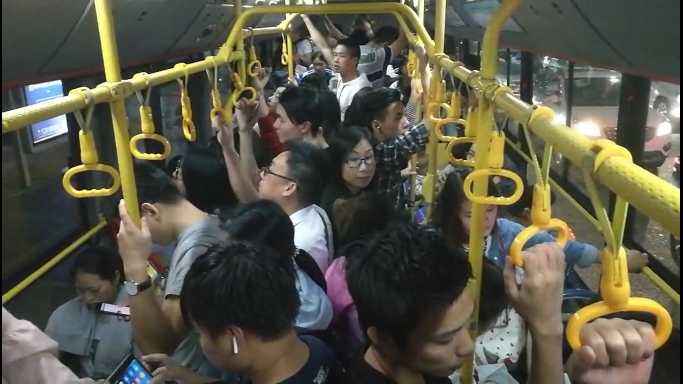
//> input picture Entropy/InfoEntropy/InfoEntropy/Crowded.jpg, 1366 x 768 px, given in place of bright1.avi , which was not available (shown at 1/2 size)
$ ./getROIdetectBusMid_v1.0   (built with g++ and OpenCV 4)
//> lines starting //> are read from the running program, lines starting //| are printed output that depends on the picture; after the words box and inside, x2 and y2 are one past the last pixel; in counts of white or black regions, pixels touching at a corner belong together; pictures that were not available may be replaced by others from this repository, and a replacement may not be noted


// getROI.cpp :  video.avi to images, and pick up ROI.
//
#include "stdafx.h"
#include <iostream>
#include<vector>
#include<algorithm>

#define TESTVIDEO_PATH "E:\\bus_test\\"
#define TESTVIDEO_FILENAME "bright1.avi "
#define XLENGTH 420
#define YLENGTH 0
#define WIDTH 350
#define HEIGHT height
#define CONTOUR_THRESHOLD_MIN 100
#define CONTOUR_THRESHOLD_MAX 300
using namespace cv;
using namespace std;


///////////////////////////////////////////////////////////////////////////////////////////////////////
// 方法3函数<1>：图像预处理
Mat imagePreprocessing(Mat frame)
{
	cvtColor(frame, frame, COLOR_BGR2GRAY);	//灰度图转换
	//equalizeHist(frame, frame);		//直方图均衡化
	//blur(frame, frame, Size(3, 3));	//高斯滤波

	return frame;
}

//轮廓按照面积大小升序排序
bool ascendSort(vector<Point> a, vector<Point> b) {
	return a.size() < b.size();

}

//轮廓按照面积大小降序排序
bool descendSort(vector<Point> a, vector<Point> b) {
	return a.size() > b.size();
}
/////////////////////////////////////////////////////////////////////////////////////////////////////////////////////////////////////////
//图像连通域
void bwboundaries(Mat detectArea, Mat originalFrame)
{
	Mat matSrc;												//用来临时存放图片
	matSrc = detectArea.clone();
	cv::imshow("matSrc0", matSrc);
	Mat matSrc_min = matSrc.clone();
	//CvMemStorage* storage = cvCreateMemStorage(0);			//查找连通体的储存空间
	//CvSeq *contour = 0;										//连通体信息的结构体
	vector<vector<Point> > contours_min;//滤除面积小的连通域
	vector<vector<Point> > contours_max;//滤除面积大的连通域
	vector<vector<Point> > contours;//设定阈值滤除后的连通域
	vector< vector< Point> > contours2; //用于保存面积不足100的轮廓
	vector< vector< Point> > contours3; //用于保存面积大于1000的轮廓
	//vector<Point> tempV;				//暂存的轮廓
	vector<Vec4i> hierarchy;//Vec4i是指每一个vector元素中有四个int型数据。

	//设定阈值去除小面积的连通域
	//轮廓按照面积大小进行升序排序//对一帧图像的每个连通域进行筛选
	findContours(matSrc, contours_min, hierarchy,
		CV_RETR_EXTERNAL, CHAIN_APPROX_SIMPLE, Point(0, 0));
	sort(contours_min.begin(), contours_min.end(), ascendSort);//升序排序
	vector<vector<Point> >::iterator itc1 = contours_min.begin();
	while (itc1 != contours_min.end())
	{
		//获得轮廓的矩形边界
		Rect rect1 = boundingRect(*itc1);
		int x = rect1.x;
		int y = rect1.y;
		int w = rect1.width;
		int h = rect1.height;
		if (itc1->size() < CONTOUR_THRESHOLD_MIN||w/h>3 || h / w>3)
		{
			//把轮廓面积不足100的区域，放到容器contours2中
			contours2.push_back(*itc1);
			//删除轮廓面积不足100的区域，即用黑色填充轮廓面积不足100的区域：
			cv::drawContours(matSrc_min, contours2, -1, Scalar(0, 0, 0), CV_FILLED);
		}

		//cv::waitKey(100);
		//tempV.clear();
		++itc1;
	}
	cv::imshow("matSrc_min", matSrc_min);

	//删除面积过大的连通域
	Mat matSrc_max = matSrc_min.clone();
	findContours(matSrc_min, contours_max, hierarchy,
		CV_RETR_EXTERNAL, CHAIN_APPROX_SIMPLE, Point(0, 0));
	sort(contours_max.begin(), contours_max.end(), descendSort);//升序排序
	vector<vector<Point> >::iterator itc2 = contours_max.begin();
	//int i = 0;
	while (itc2 != contours_max.end())
	{
		//获得轮廓的矩形边界
		Rect rect2 = boundingRect(*itc2);
		int x = rect2.x;
		int y = rect2.y;
		int w = rect2.width;
		int h = rect2.height;
		if (itc2->size() > CONTOUR_THRESHOLD_MAX || w / h>3 || h / w>3)
		{
			//把轮廓面积大于1000的区域，放到容器contours3中，
			contours3.push_back(*itc2);
			//删除轮廓面积大于1000的区域，即用黑色填充轮廓面积大于1000的区域：
			cv::drawContours(matSrc_max, contours3, -1, Scalar(0, 0, 0), CV_FILLED);
		}
		++itc2;
	}
	cv::imshow("matSrc_max", matSrc_max);

	//框出连通域
	int peopleCount = 0;
	Mat matSrc_area = matSrc_max.clone();
	findContours(matSrc_area, contours, hierarchy,
		CV_RETR_EXTERNAL, CHAIN_APPROX_SIMPLE, Point(0, 0));
	sort(contours.begin(), contours.end(), descendSort);//升序排序
	vector<vector<Point> >::iterator itc3 = contours.begin();
	while (itc3 != contours.end())
	{
		Rect rect3 = boundingRect(*itc3);
		Rect rect4;
		rect4.x = rect3.x + XLENGTH;
		rect4.y = rect3.y + YLENGTH;
		rect4.width = rect3.width;
		rect4.height = rect3.height;
		//绘制轮廓的矩形边界
		cv::rectangle(originalFrame, rect4, { 0, 0, 255 }, 1);
		//imshow("originalFrame", originalFrame);
		++itc3;
		++peopleCount;
	}
	// [23 lines of commented-out code are left out]
	string text = "People Count: " + to_string(peopleCount);
	putText(originalFrame, text, Point(50, 60), FONT_HERSHEY_SIMPLEX, 2, Scalar(0, 0, 255), 4, 8);//在图片上写文字
	imshow("真实视频框", originalFrame);

	waitKey(10);
	destroyAllWindows;
}


////////////////////////////////////////////////////////////////////////////////////////////////////////////////////////////////////////////////
void bwboundaries(Mat detectArea, Mat originalFrame);
void thresholdMethod(VideoCapture capture, int delay,Rect Get_Aear)
{
//> called with delay = 33, Get_Aear = Rect(420, 0, 350, 768)
	//2.1- 视频帧读入
	Mat frame, frame_AfterPre, frame_AfterPre_inverse, frame_AfterPreClone;
	Mat frameBin, frameBinClone;
	Mat detectAear, detectAear_Bin;

	while (capture.read(frame))
	{
//> frame is the input picture: 768 rows x 1366 cols, CV_8UC3; mean B, G, R 70.7, 86.1, 88.4
		if (frame.empty())
			break;
		//2.2- 预处理
		frame_AfterPre = imagePreprocessing(frame);
		frame_AfterPreClone = frame_AfterPre.clone();
		detectAear = frame_AfterPreClone(Get_Aear);//ROI
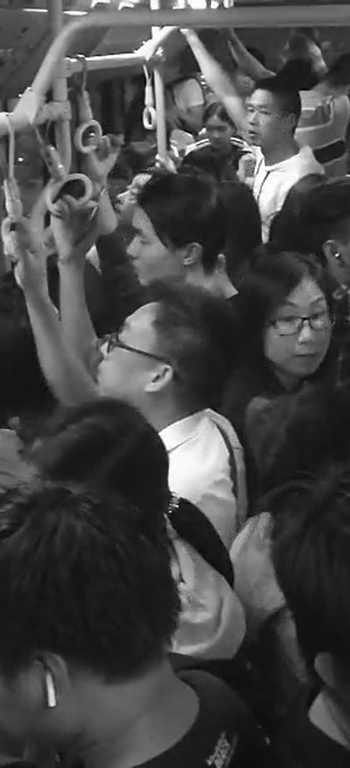
//> detectAear: 768 rows x 350 cols, CV_8UC1; min 1, max 255, mean 69.9

		//2.3- 二值化（留下黑色像素）
		//cv::subtract(cv::Scalar(255, 255, 255), frame_AfterPre, frame_AfterPre_inverse);
		threshold(frame_AfterPre, frameBin,40, 255, THRESH_BINARY_INV);
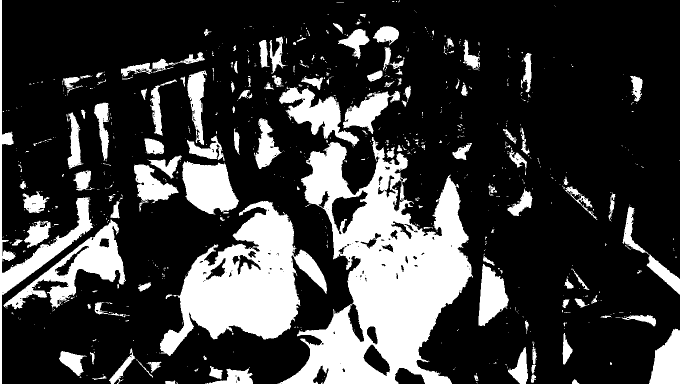
//> frameBin: 768 rows x 1366 cols, CV_8UC1 (shown at 1/2 size); 23.8% white; 823 white regions (669 under 20 px), largest, box (x1, y1, x2, y2) and area: (558, 274, 946, 768) 90116, (320, 402, 654, 712) 45456, (1245, 0, 1366, 768) 12473

		frameBinClone = frameBin.clone();
		detectAear_Bin = frameBinClone(Get_Aear);
//> detectAear_Bin: 768 rows x 350 cols, CV_8UC1; 40.7% white; 213 white regions (166 under 20 px), largest, box (x1, y1, x2, y2) and area: (138, 274, 350, 768) 45379, (0, 402, 234, 679) 36553, (138, 173, 299, 292) 7143

		// 以下仅对detectAear_Bin进行处理
		//膨胀
		Mat element = getStructuringElement(MORPH_RECT, Size(3, 3));
		dilate(detectAear_Bin, detectAear_Bin, element);
		medianBlur(detectAear_Bin, detectAear_Bin, 11);
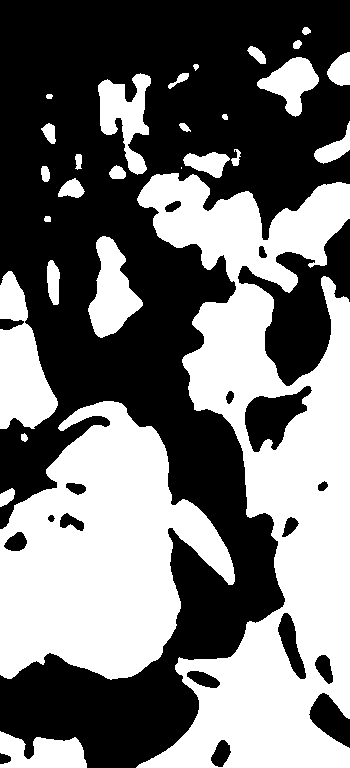
//> detectAear_Bin: 768 rows x 350 cols, CV_8UC1; 45.2% white; 29 white regions (1 under 20 px)

		//2.4- 最小外接圆 & 所有imshow操作
		bwboundaries(detectAear_Bin, frame);
//> in bwboundaries, `findContours(matSrc, contours_min, hierarchy, CV_RETR_EXTERNAL, CHAIN_..`: contours_min = 29 contours, 2 with area under 20; largest, box (x1, y1, x2, y2) and area: (136, 173, 350, 768) 66218, (0, 401, 235, 680) 39656, (0, 271, 58, 429) 5217, (88, 236, 143, 338) 2955, (98, 73, 151, 175) 2524
//> the loop in bwboundaries, `while (itc1 != contours_min.end())` made 29 passes
//> (x, y, w, h) on passes 1 to 12: (181, 167, 1, 2), (44, 216, 7, 6), (222, 114, 6, 6), (46, 94, 7, 5), (193, 64, 6, 7), (21, 433, 7, 9), (293, 40, 9, 9), (302, 27, 9, 8), (179, 123, 12, 9), (41, 166, 9, 16), (109, 165, 17, 14), (75, 154, 7, 16)
//> after the loop in bwboundaries, `while (itc1 != contours_min.end())`:
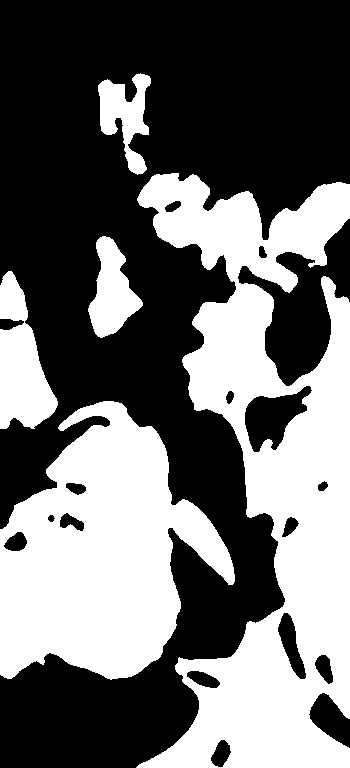
//> matSrc_min: 768 rows x 350 cols, CV_8UC1; 42.2% white; 5 white regions
//> in bwboundaries, `findContours(matSrc_min, contours_max, hierarchy, CV_RETR_EXTERNAL, CH..`: contours_max = 5 contours; box (x1, y1, x2, y2) and area: (136, 173, 350, 768) 66218, (0, 401, 235, 680) 39656, (0, 271, 58, 429) 5217, (88, 236, 143, 338) 2955, (98, 73, 151, 175) 2524
//> the loop in bwboundaries, `while (itc2 != contours_max.end())` made 5 passes
//> (x, y, w, h) on passes 1 to 5: (136, 173, 214, 595), (0, 401, 235, 279), (98, 73, 53, 102), (0, 271, 58, 158), (88, 236, 55, 102)
//> after the loop in bwboundaries, `while (itc2 != contours_max.end())`:
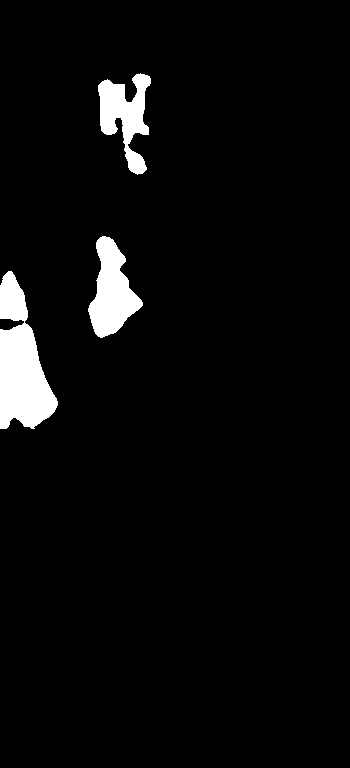
//> matSrc_max: 768 rows x 350 cols, CV_8UC1; 4.2% white; 3 white regions
//> in bwboundaries, `findContours(matSrc_area, contours, hierarchy, CV_RETR_EXTERNAL, CHAIN..`: contours = 3 contours; box (x1, y1, x2, y2) and area: (0, 271, 58, 429) 5217, (88, 236, 143, 338) 2955, (98, 73, 151, 175) 2524
//> the loop in bwboundaries, `while (itc3 != contours.end())` made 3 passes
//> after the loop in bwboundaries, `while (itc3 != contours.end())`:
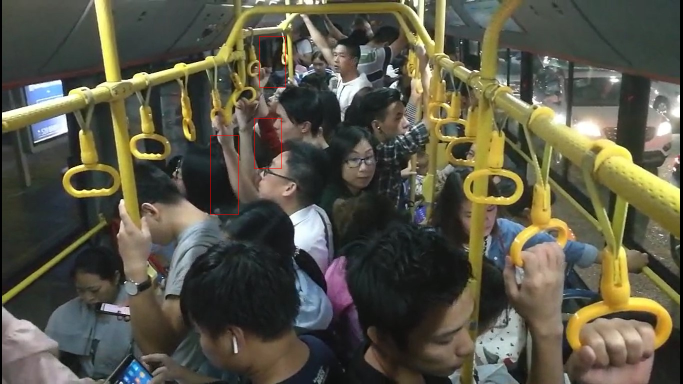
//> originalFrame: 768 rows x 1366 cols, CV_8UC3 (shown at 1/2 size); 0.1% of pixels changed, all inside (x1, y1, x2, y2) = (420, 73, 571, 429)
//> after the loop in bwboundaries, `while (itc3 != contours.end())`: peopleCount = 3
//> in bwboundaries, `string text = "People Count: " + to_string(peopleCount);`: text = "People Count: 3"
//> in bwboundaries, `putText(originalFrame, text, Point(50, 60), FONT_HERSHEY_SIMPLEX, 2, S..`:
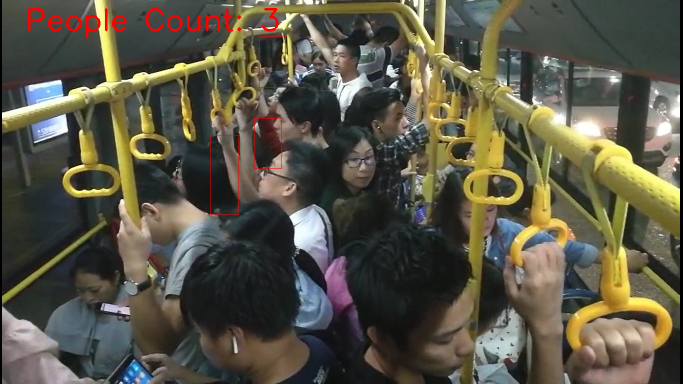
//> originalFrame: 768 rows x 1366 cols, CV_8UC3 (shown at 1/2 size); 0.5% of pixels changed, all inside (x1, y1, x2, y2) = (56, 16, 557, 77)

		imshow("二值化视频", detectAear_Bin);
		//imshow("实际视频", frame);
		waitKey(delay);
	}
	destroyAllWindows();
}

int main()
{
	//1- 读取视频流
	Mat frame;
	string videoPath = string(TESTVIDEO_PATH) + string(TESTVIDEO_FILENAME);
	VideoCapture capture;
	capture.open(videoPath);
	int width = capture.get(CV_CAP_PROP_FRAME_WIDTH);	//视频帧宽度
	int height = capture.get(CV_CAP_PROP_FRAME_HEIGHT);	//视频帧高度
	printf("%d %d", width, height);
	double rate = capture.get(CV_CAP_PROP_FPS);//获取视频文件的帧率
	int numFrames = capture.get(CV_CAP_PROP_FRAME_COUNT);//获取视频文件的帧数
	int delay = cvRound(1000.000 / rate);	//读取延时

	//通道区域
	Rect walkingRoad(XLENGTH, YLENGTH, WIDTH, HEIGHT); //ROI区域

	if (!capture.isOpened())//判断是否打开视频文件
	{
		cout << "视频读取有错！！！" << endl;
		return -1;
	}
	else
	{
		//方法3:论文：二值化 => edge => 最小外接圆（进一步限制）
		thresholdMethod(capture, delay, walkingRoad);
	}
	return 0;
}
